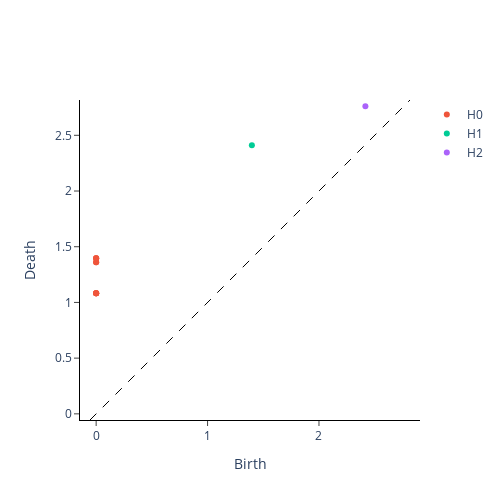

Notebook code cell kept with this figure:
### Code cell
# Circle shape persistence diagram
plot_diagram(diagrams_basic[0])

### Figure 1 — Plotly figure (JSON) as saved in the notebook; plotly's stock layout.template omitted (floating-point values rounded to 4 significant figures)
{"data": [{"hoverinfo": "none", "line": {"color": "black", "dash": "dash", "width": 1}, "mode": "lines", "showlegend": false, "type": "scatter", "x": [-0.05523, 2.817], "y": [-0.05523, 2.817]}, {"hoverinfo": "text", "hovertext": ["(0.0, 1.081799864768982)", "(0.0, 1.0817999839782715)", "(0.0, 1.0823103189468384), multiplicity: 2", "(0.0, 1.0823103189468384), multiplicity: 2", "(0.0, 1.0823307037353516)", "(0.0, 1.3605091571807861)", "(0.0, 1.3605092763900757)", "(0.0, 1.3967539072036743)", "(0.0, 1.3967540264129639)", "(0.0, 1.397564172744751)"], "mode": "markers", "name": "H0", "type": "scatter", "x": [0, 0, 0, 0, 0, 0, 0, 0, 0, 0], "y": [1.082, 1.082, 1.082, 1.082, 1.082, 1.361, 1.361, 1.397, 1.397, 1.398]}, {"hoverinfo": "text", "hovertext": ["(1.39756441116333, 2.41083025932312)"], "mode": "markers", "name": "H1", "type": "scatter", "x": [1.398], "y": [2.411]}, {"hoverinfo": "text", "hovertext": ["(2.4166810512542725, 2.761721134185791)"], "mode": "markers", "name": "H2", "type": "scatter", "x": [2.417], "y": [2.762]}], "layout": {"height": 500, "plot_bgcolor": "white", "width": 500, "xaxis": {"autorange": false, "exponentformat": "e", "linecolor": "black", "linewidth": 1, "mirror": false, "range": [-0.05523, 2.817], "showexponent": "all", "showline": true, "side": "bottom", "ticks": "outside", "title": {"text": "Birth"}, "type": "linear", "zeroline": true}, "yaxis": {"autorange": false, "exponentformat": "e", "linecolor": "black", "linewidth": 1, "mirror": false, "range": [-0.05523, 2.817], "scaleanchor": "x", "scaleratio": 1, "showexponent": "all", "showline": true, "side": "left", "ticks": "outside", "title": {"text": "Death"}, "type": "linear", "zeroline": true}}}
